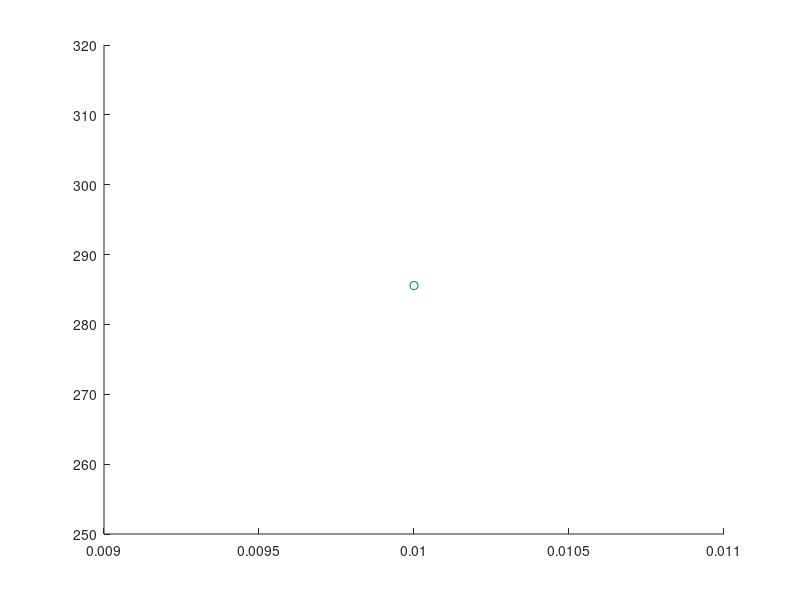

Write the MATLAB code that produced this figure. (Note: this script raises an error after producing the figure.)
% This script plots figure 7 of the paper: 
%"Time-Limited Waveforms with Minimum Time Broadening for the Nonlinear
%Schrodinger Channel" by Y. Jaffal and A. Alvarado
%Y. Jaffal and A. Alvarado, Oct. 2022
close all;
figure(7);
% plot the results of MTB, dispersion-only
scatter([0.01],[285.56]);
% plot the results of MTB, lossless
fprintf('Plotting the MTB results for Lossless fiber...\n');
cd LosslessFiber;
Lossless_Results_Part_of_Fig7;
cd ..
% plot the results of MTB, lossy
cd LossyFiber;
fprintf('Plotting the MTB results for Lossy fiber...\n');
Lossy_Results_Part_of_Fig7
cd ..;
legend('MTB, dispersion-only', 'MTB, Lossless', 'MTB, Lossy')
